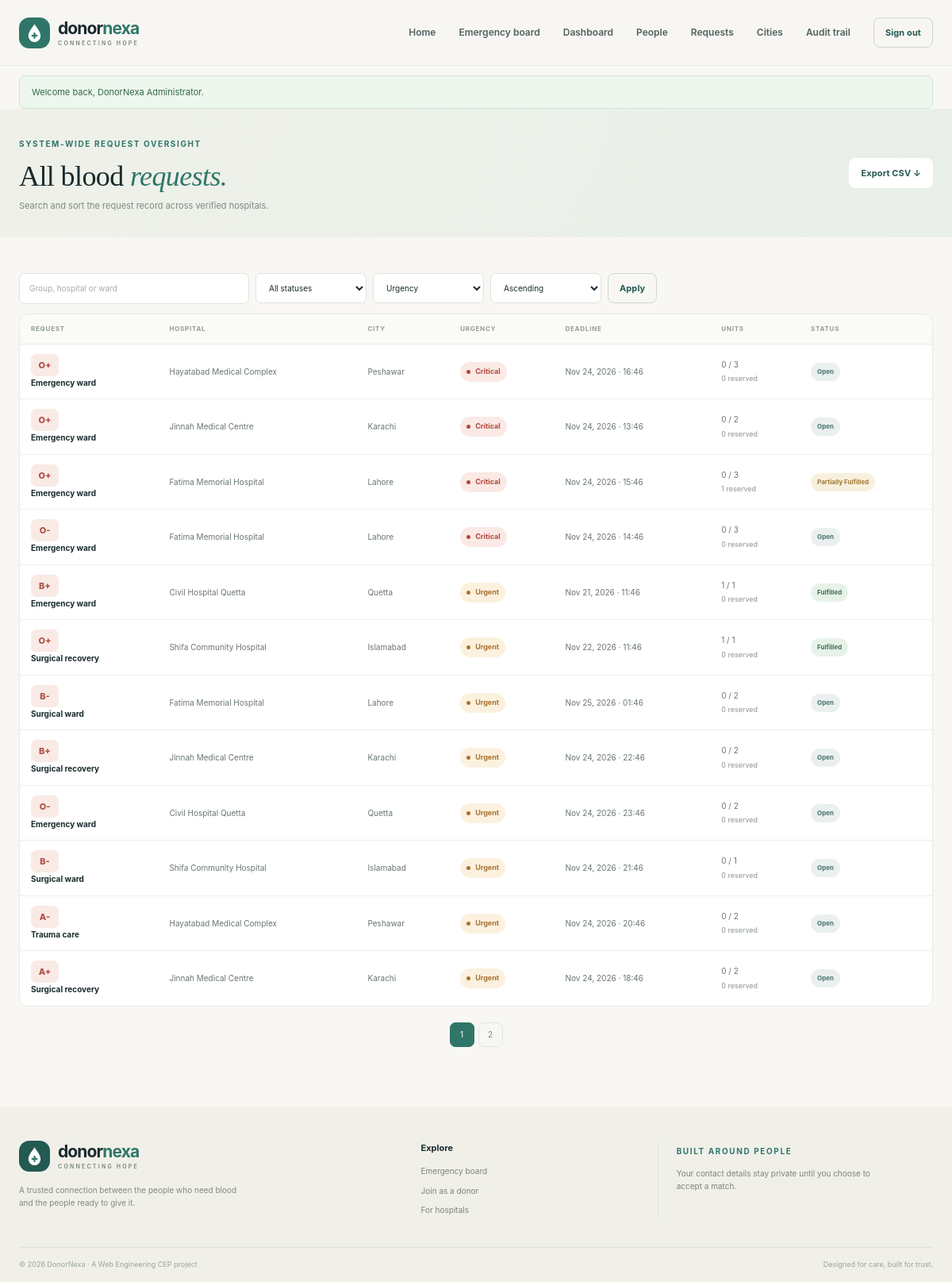
The page /index.php?page=admin_requests (signed in) on the database its author committed.
### tables this page shows
CREATE TABLE IF NOT EXISTS blood_requests (
    id BIGINT UNSIGNED AUTO_INCREMENT PRIMARY KEY,
    hospital_id BIGINT UNSIGNED NOT NULL,
    blood_group VARCHAR(3) NOT NULL,
    units_needed TINYINT UNSIGNED NOT NULL,
    units_reserved TINYINT UNSIGNED NOT NULL DEFAULT 0,
    units_fulfilled TINYINT UNSIGNED NOT NULL DEFAULT 0,
    urgency VARCHAR(12) NOT NULL,
    required_by DATETIME NOT NULL,
    ward VARCHAR(100) NOT NULL,
    notes VARCHAR(1000) NULL,
    status VARCHAR(20) NOT NULL DEFAULT 'open',
    created_at TIMESTAMP NOT NULL DEFAULT CURRENT_TIMESTAMP,
    updated_at TIMESTAMP NOT NULL DEFAULT CURRENT_TIMESTAMP ON UPDATE CURRENT_TIMESTAMP,
    KEY idx_requests_public (status, urgency, required_by),
    KEY idx_requests_hospital_status (hospital_id, status, created_at),
    KEY idx_requests_blood_city (blood_group, urgency, required_by),
    CONSTRAINT fk_requests_hospital FOREIGN KEY (hospital_id) REFERENCES hospitals(user_id) ON DELETE RESTRICT,
    CONSTRAINT chk_requests_blood_group CHECK (blood_group IN ('A+', 'A-', 'B+', 'B-', 'AB+', 'AB-', 'O+', 'O-')),
    CONSTRAINT chk_requests_units CHECK (units_needed BETWEEN 1 AND 20),
    CONSTRAINT chk_requests_counts CHECK (
        units_reserved + units_fulfilled <= units_needed
    ),
    CONSTRAINT chk_requests_urgency CHECK (urgency IN ('critical', 'urgent', 'normal')),
    CONSTRAINT chk_requests_status CHECK (status IN ('open', 'partially_fulfilled', 'fulfilled', 'cancelled', 'expired'))
);

CREATE TABLE IF NOT EXISTS hospitals (
    user_id BIGINT UNSIGNED PRIMARY KEY,
    hospital_name VARCHAR(160) NOT NULL,
    licence_no VARCHAR(80) NOT NULL,
    licence_file VARCHAR(255) NULL,
    city_id SMALLINT UNSIGNED NOT NULL,
    contact_phone VARCHAR(20) NOT NULL,
    verification_status VARCHAR(16) NOT NULL DEFAULT 'pending',
    trust_score SMALLINT NOT NULL DEFAULT 100,
    created_at TIMESTAMP NOT NULL DEFAULT CURRENT_TIMESTAMP,
    UNIQUE KEY uq_hospitals_licence (licence_no),
    KEY idx_hospitals_city_verification (city_id, verification_status),
    CONSTRAINT fk_hospitals_user FOREIGN KEY (user_id) REFERENCES users(id) ON DELETE CASCADE,
    CONSTRAINT fk_hospitals_city FOREIGN KEY (city_id) REFERENCES cities(id) ON DELETE RESTRICT,
    CONSTRAINT chk_hospitals_verification CHECK (verification_status IN ('pending', 'verified', 'rejected')),
    CONSTRAINT chk_hospitals_trust CHECK (trust_score BETWEEN 0 AND 100)
);

CREATE TABLE IF NOT EXISTS cities (
    id SMALLINT UNSIGNED AUTO_INCREMENT PRIMARY KEY,
    city_name VARCHAR(80) NOT NULL,
    province VARCHAR(80) NOT NULL,
    UNIQUE KEY uq_cities_name_province (city_name, province)
);

### src/Core/BaseController.php (called while the page is built, shortened)
<?php
abstract class BaseController
{
    protected function render(string $view, array $data = []): void
    {
        require APP_ROOT . '/templates/layout.php';
    }
}

### src/Controllers/AdminController.php (called while the page is built, shortened)
<?php
final class AdminController extends BaseController
{
    private PDO $db;
    public function __construct()
    {
        $this->db = Database::connection();
    }
    public function requests(): void
    {
        $page = max(1, (int) ($_GET['p'] ?? 1));
        $search = trim((string) ($_GET['q'] ?? ''));
        $status = (string) ($_GET['status'] ?? '');
        $sorts = [
            'urgency' => "FIELD(r.urgency, 'critical', 'urgent', 'normal')",
            'deadline' => 'r.required_by',
            'created' => 'r.created_at',
            'status' => 'r.status',
        ];
        $sort = isset($sorts[$_GET['sort'] ?? '']) ? (string) $_GET['sort'] : 'urgency';
        $direction = strtoupper((string) ($_GET['direction'] ?? 'ASC')) === 'DESC' ? 'DESC' : 'ASC';
        $where = ['1 = 1'];
        $parameters = [];
        $predicate = implode(' AND ', $where);
        $count = $this->db->prepare(
            "SELECT COUNT(*) FROM blood_requests r JOIN hospitals h ON h.user_id = r.hospital_id WHERE {$predicate}"
        );
        $count->execute($parameters);
        $pages = max(1, (int) ceil((int) $count->fetchColumn() / 12));
        $page = min($page, $pages);
        $query = $this->db->prepare(
            "SELECT r.*, h.hospital_name, c.city_name
             FROM blood_requests r JOIN hospitals h ON h.user_id = r.hospital_id
             JOIN cities c ON c.id = h.city_id WHERE {$predicate}
             ORDER BY {$sorts[$sort]} {$direction}, r.id DESC
             LIMIT 12 OFFSET " . (($page - 1) * 12)
        );
        $query->execute($parameters);
        $this->render('admin/requests', [
            'requests' => $query->fetchAll(),
            'page' => $page,
            'pages' => $pages,
            'search' => $search,
            'status' => $status,
            'sort' => $sort,
            'direction' => $direction,
        ]);
    }
}

### public/index.php (called while the page is built, shortened)
<?php
require dirname(__DIR__) . '/config/app.php';
$page = (string) ($_GET['page'] ?? 'home');
$isApi = isset($_GET['api']);
try {
    (new \DonorNexa\Services\RequestExpiryService())->run();
    match ($page) {
        'home' => (new \DonorNexa\Controllers\HomeController())->index(),
        'login' => (new \DonorNexa\Controllers\AuthController())->loginPage(),
        'register' => (new \DonorNexa\Controllers\AuthController())->registerPage(),
        'dashboard' => (new \DonorNexa\Controllers\PortalController())->dashboard(),
        'emergencies' => (new \DonorNexa\Controllers\HomeController())->emergencies(),
        'request_donors' => (new \DonorNexa\Controllers\PortalController())->requestDonors(),
        'photo' => (new \DonorNexa\Controllers\PortalController())->viewPhoto(),
        'admin' => (new \DonorNexa\Controllers\AdminController())->dashboard(),
        'users' => (new \DonorNexa\Controllers\AdminController())->users(),
        'audit' => (new \DonorNexa\Controllers\AdminController())->audit(),
        'admin_requests' => (new \DonorNexa\Controllers\AdminController())->requests(),
        'cities' => (new \DonorNexa\Controllers\AdminController())->cities(),
        'export' => (new \DonorNexa\Controllers\AdminController())->exportCsv(),
        'licence' => (new \DonorNexa\Controllers\AdminController())->viewLicence(),
        default => throw new \DonorNexa\Exceptions\ValidationException('Page not found.', 404),
    };
} catch (\Throwable $exception) {
    error_log(sprintf(
        '[DonorNexa] %s: %s in %s:%d',
        get_class($exception),
        $exception->getMessage(),
        $exception->getFile(),
        $exception->getLine()
    ));
    $exceptionStatus = $exception->getCode() >= 400 && $exception->getCode() <= 599
        ? $exception->getCode()
        : ($exception instanceof \DonorNexa\Exceptions\ValidationException
            ? 422
            : ($exception instanceof \PDOException ? 503 : 500));
    if ($isApi) {
        http_response_code($exceptionStatus);
        header('Content-Type: application/json; charset=utf-8');
        $message = $exception instanceof \PDOException
            ? 'The database is temporarily unavailable.'
            : $exception->getMessage();
        echo json_encode(['error' => $message]);
        exit;
    }
    $status = $exceptionStatus;
    http_response_code($status);
    $errorMessage = $exception instanceof \PDOException
        ? 'The database could not be reached. Check the setup instructions and try again.'
        : $exception->getMessage();
    $errorCode = $status;
    require APP_ROOT . '/templates/error.php';
}

### config/app.php (called while the page is built, shortened)
<?php
function e(mixed $value): string
{
    return htmlspecialchars((string) $value, ENT_QUOTES | ENT_SUBSTITUTE, 'UTF-8');
}
function url(string $route = 'home', array $params = []): string
{
    $query = http_build_query(['page' => $route] + $params);
    return (APP_URL !== '' ? APP_URL : '') . '/index.php?' . $query;
}

### src/Services/RequestExpiryService.php (called while the page is built, shortened)
<?php
final class RequestExpiryService
{
    private PDO $db;
    public function __construct()
    {
        $this->db = Database::connection();
    }
    public function run(): void
    {
        $requests = $this->db->query(
            "SELECT id, status FROM blood_requests
             WHERE status IN ('open', 'partially_fulfilled') AND required_by < NOW()"
        )->fetchAll();
    }
}

### config/database.php (called while the page is built, shortened)
<?php
final class Database
{
    private static ?PDO $connection = null;
    public static function connection(): PDO
    {
        if (self::$connection instanceof PDO) {
            return self::$connection;
        }
        $localConfig = APP_ROOT . '/config/local.php';
        $local = is_file($localConfig) ? require $localConfig : [];
        $host = getenv('DB_HOST') ?: ($local['DB_HOST'] ?? '127.0.0.1');
        $port = getenv('DB_PORT') ?: ($local['DB_PORT'] ?? '3306');
        $name = getenv('DB_NAME') ?: ($local['DB_NAME'] ?? 'donornexa');
        $user = getenv('DB_USER') ?: ($local['DB_USER'] ?? 'root');
        $password = getenv('DB_PASSWORD') ?: ($local['DB_PASSWORD'] ?? '');
        $dsn = "mysql:host={$host};port={$port};dbname={$name};charset=utf8mb4";
        try {
            self::$connection = new PDO($dsn, $user, $password, [
                PDO::ATTR_ERRMODE => PDO::ERRMODE_EXCEPTION,
                PDO::ATTR_DEFAULT_FETCH_MODE => PDO::FETCH_ASSOC,
                PDO::ATTR_EMULATE_PREPARES => false,
                PDO::MYSQL_ATTR_INIT_COMMAND => "SET time_zone = '+05:00'",
            ]);
        } catch (PDOException $exception) {
            error_log('[DonorNexa] Database connection failed: ' . $exception->getMessage());
            throw new PDOException('The database is temporarily unavailable. Check the local database setup and try again.');
        }
        return self::$connection;
    }
}

### templates/admin/requests.php (the view, shortened to what this page needs)
<section class="dashboard-hero dashboard-hero-compact"><div class="container dashboard-hero-inner"><div><span class="eyebrow">System-wide request oversight</span><h1>All blood <em>requests.</em></h1><p>Search and sort the request record across verified hospitals.</p></div><a class="button button-light button-small" href="<?= e(url('export', ['type' => 'requests'])) ?>">Export CSV ↓</a></div></section>
<section class="section dashboard-section"><div class="container">
    <form class="table-filters" method="get" action="<?= e(APP_URL) ?>/index.php">
        <label class="sr-only" for="admin-request-search">Search requests</label><input id="admin-request-search" name="q" value="<?= e($search) ?>" placeholder="Group, hospital or ward">
        <select id="admin-request-status" name="status"><option value="">All statuses</option></select>
        <label class="sr-only" for="admin-request-sort">Sort by</label><select id="admin-request-sort" name="sort"><?php foreach (['urgency' => 'Urgency', 'deadline' => 'Deadline', 'created' => 'Date created', 'status' => 'Status'] as $value => $label): ?><option value="<?= e($value) ?>" <?= $sort === $value ? 'selected' : '' ?>><?= e($label) ?></option><?php endforeach; ?></select>
        <select id="admin-request-direction" name="direction"><option value="ASC" <?= $direction === 'ASC' ? 'selected' : '' ?>>Ascending</option></select>
        <button class="button button-outline button-small" type="submit">Apply</button>
    </form>
    <div class="table-wrap"><table><thead><tr><th>Request</th><th>Hospital</th><th>City</th><th>Urgency</th><th>Deadline</th><th>Units</th><th>Status</th></tr></thead><tbody>
        <?php foreach ($requests as $request): ?><tr><td><span class="blood-chip blood-chip-small"><?= e($request['blood_group']) ?></span><strong class="table-primary"><?= e($request['ward']) ?></strong></td><td><?= e($request['hospital_name']) ?></td><td><?= e($request['city_name']) ?></td><td><span class="urgency urgency-<?= e($request['urgency']) ?>"><?= e(ucfirst($request['urgency'])) ?></span></td><td><?= e(date('M j, Y · H:i', strtotime($request['required_by']))) ?></td><td><?= e($request['units_fulfilled']) ?> / <?= e($request['units_needed']) ?><small class="reserved-label"><?= e($request['units_reserved']) ?> reserved</small></td><td><span class="status-pill status-<?= e($request['status']) ?>"><?= e(str_replace('_', ' ', ucfirst($request['status']))) ?></span></td></tr><?php endforeach; ?>
    </tbody></table></div>
    <?php $paginationRoute = 'admin_requests'; $paginationParams = ['q' => $search, 'status' => $status, 'sort' => $sort, 'direction' => $direction]; require APP_ROOT . '/templates/partials/pagination.php'; ?>
</div></section>

### rows shown on the page
blood_requests: blood_group "O+", ward "Emergency ward", hospital.hospital_name "Hayatabad Medical Complex", cities.city_name "Peshawar", urgency "Critical", required_by "Nov 24, 2026 · 16:46", units_fulfilled "0", units_needed "3", units_reserved "0", status "Open"
blood_requests: blood_group "O+", ward "Emergency ward", hospital.hospital_name "Jinnah Medical Centre", cities.city_name "Karachi", urgency "Critical", required_by "Nov 24, 2026 · 13:46", units_fulfilled "0", units_needed "2", units_reserved "0", status "Open"
blood_requests: blood_group "O+", ward "Emergency ward", hospital.hospital_name "Fatima Memorial Hospital", cities.city_name "Lahore", urgency "Critical", required_by "Nov 24, 2026 · 15:46", units_fulfilled "0", units_needed "3", units_reserved "1", status "Partially Fulfilled"
blood_requests: blood_group "O-", ward "Emergency ward", hospital.hospital_name "Fatima Memorial Hospital", cities.city_name "Lahore", urgency "Critical", required_by "Nov 24, 2026 · 14:46", units_fulfilled "0", units_needed "3", units_reserved "0", status "Open"
blood_requests: blood_group "B+", ward "Emergency ward", hospital.hospital_name "Civil Hospital Quetta", cities.city_name "Quetta", urgency "Urgent", required_by "Nov 21, 2026 · 11:46", units_fulfilled "1", units_needed "1", units_reserved "0", status "Fulfilled"
blood_requests: blood_group "O+", ward "Surgical recovery", hospital.hospital_name "Shifa Community Hospital", cities.city_name "Islamabad", urgency "Urgent", required_by "Nov 22, 2026 · 11:46", units_fulfilled "1", units_needed "1", units_reserved "0", status "Fulfilled"
blood_requests: blood_group "B-", ward "Surgical ward", hospital.hospital_name "Fatima Memorial Hospital", cities.city_name "Lahore", urgency "Urgent", required_by "Nov 25, 2026 · 01:46", units_fulfilled "0", units_needed "2", units_reserved "0", status "Open"
blood_requests: blood_group "B+", ward "Surgical recovery", hospital.hospital_name "Jinnah Medical Centre", cities.city_name "Karachi", urgency "Urgent", required_by "Nov 24, 2026 · 22:46", units_fulfilled "0", units_needed "2", units_reserved "0", status "Open"
blood_requests: blood_group "O-", ward "Emergency ward", hospital.hospital_name "Civil Hospital Quetta", cities.city_name "Quetta", urgency "Urgent", required_by "Nov 24, 2026 · 23:46", units_fulfilled "0", units_needed "2", units_reserved "0", status "Open"
blood_requests: blood_group "B-", ward "Surgical ward", hospital.hospital_name "Shifa Community Hospital", cities.city_name "Islamabad", urgency "Urgent", required_by "Nov 24, 2026 · 21:46", units_fulfilled "0", units_needed "1", units_reserved "0", status "Open"
blood_requests: blood_group "A-", ward "Trauma care", hospital.hospital_name "Hayatabad Medical Complex", cities.city_name "Peshawar", urgency "Urgent", required_by "Nov 24, 2026 · 20:46", units_fulfilled "0", units_needed "2", units_reserved "0", status "Open"
blood_requests: blood_group "A+", ward "Surgical recovery", hospital.hospital_name "Jinnah Medical Centre", cities.city_name "Karachi", urgency "Urgent", required_by "Nov 24, 2026 · 18:46", units_fulfilled "0", units_needed "2", units_reserved "0", status "Open"

### other values the page prints
$notice['message'] "Welcome back, DonorNexa Administrator."
form field sort "Urgency"
